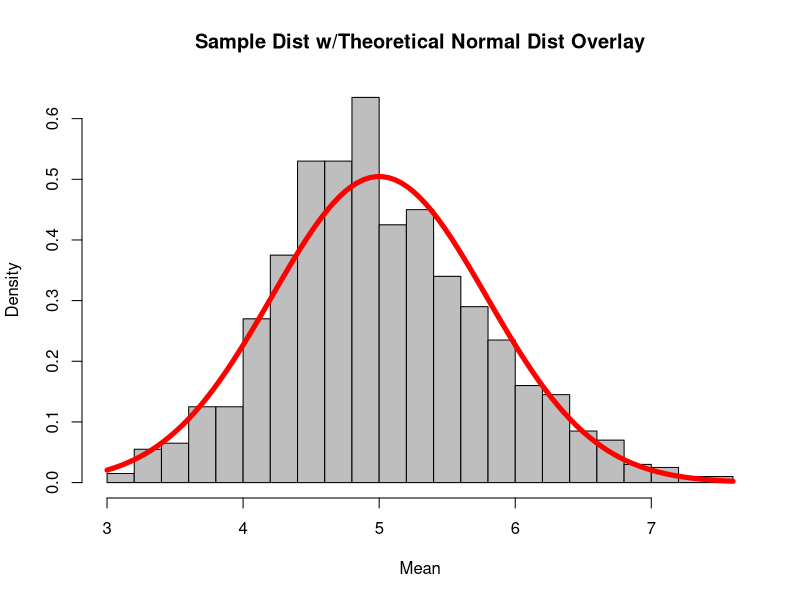

Recreate this plot in R.
## ---- chunk 1
#set the number of simulations
n_sim <- 1000

#set the sample size
n_samples <- 40

#set the random seed
set.seed(1313)

#set the value of lambda
lambda <- 0.2

#create dataframe containing simulated means
mean_data <- data.frame(mean = apply(matrix(rexp(n_samples*n_sim, lambda), n_sim), 1, mean))
head(mean_data)

## ---- chunk 2
#Theoretical mean
1/lambda

#Sample mean
mean(mean_data$mean)
## ---- chunk 3
#Theoretical standard deviation - CLT
(1/lambda)/sqrt(n_samples)

#Sample standard deviation
sd(mean_data$mean)

## ---- chunk 4
#Theoretical variance
((1/lambda)/sqrt(n_samples))^2

#Sample variance
var(mean_data$mean)

## ---- chunk 5
#plot the sample distribution
hist(mean_data$mean, breaks=16, freq=FALSE, col="gray", main="Sample Dist w/Theoretical Normal Dist Overlay", xlab="Mean")

#add the theoretical normal distribution curve on top in red
curve(dnorm(x, 1/lambda, (1/lambda/sqrt(n_samples))), col="red", lty=1, lwd=5, add=TRUE)
